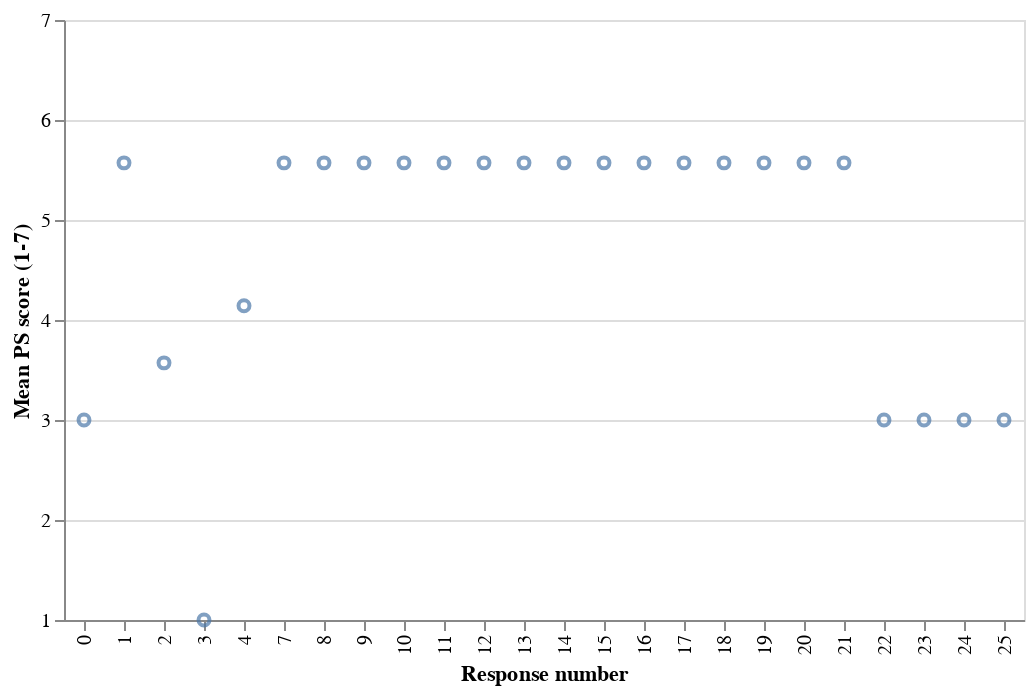

The cell this chart's notebook holds for it:
### Markdown cell above
## Outliers
When analyzing psychological safety, it is important to look at outliers as well as averages: It is important that *everyone* on the team feel psychologically safe - if that is not the case, we cannot consider the environment fully inclusive, nor can we expect it to bring out the best in everyone on the team.


### PS-scores: the distribution
This is the distribution of PS scores (normalized to a 1-7 scale (as opposed to 7-49)).

### Code cell
(def psych-safety-response-stats (get psych-safety-results :response-stats))
;;(render-mime "application/json" psych-safety-response-stats)

(render-mime "application/vnd.vegalite.v3+json" 
             {
                  :$schema "https://vega.github.io/schema/vega-lite/v4.json",
                  :description "Distribution of psych safety scores"
                  :data {:values (map-indexed (fn [i x] (assoc x :index i)) 
                                              (:response-mean-scores psych-safety-response-stats))}
                  :mark "point"
                  :encoding {
                    :y {:field :mean-score :type "quantitative" :scale {:domain [1 7]} :title "Mean PS score (1-7)"}
                    :x {:field :index :type "ordinal" :title "Response number"}
                  }
                })

### Figure 1 — Vega-Lite specification as saved in the notebook (floating-point values rounded to 4 significant figures)
{"$schema": "https://vega.github.io/schema/vega-lite/v4.json", "data": {"values": [{"index": 0, "mean-score": 3, "num-answers": 7, "num-questions": 7}, {"index": 1, "mean-score": 5.571, "num-answers": 7, "num-questions": 7}, {"index": 2, "mean-score": 3.571, "num-answers": 7, "num-questions": 7}, {"index": 3, "mean-score": 1, "num-answers": 7, "num-questions": 7}, {"index": 4, "mean-score": 4.143, "num-answers": 7, "num-questions": 7}, {"index": 5, "mean-score": "NaN", "num-answers": 0, "num-questions": 0}, {"index": 6, "mean-score": "NaN", "num-answers": 0, "num-questions": 0}, {"index": 7, "mean-score": 5.571, "num-answers": 7, "num-questions": 7}, {"index": 8, "mean-score": 5.571, "num-answers": 7, "num-questions": 7}, {"index": 9, "mean-score": 5.571, "num-answers": 7, "num-questions": 7}, {"index": 10, "mean-score": 5.571, "num-answers": 7, "num-questions": 7}, {"index": 11, "mean-score": 5.571, "num-answers": 7, "num-questions": 7}, {"index": 12, "mean-score": 5.571, "num-answers": 7, "num-questions": 7}, {"index": 13, "mean-score": 5.571, "num-answers": 7, "num-questions": 7}, {"index": 14, "mean-score": 5.571, "num-answers": 7, "num-questions": 7}, {"index": 15, "mean-score": 5.571, "num-answers": 7, "num-questions": 7}, {"index": 16, "mean-score": 5.571, "num-answers": 7, "num-questions": 7}, {"index": 17, "mean-score": 5.571, "num-answers": 7, "num-questions": 7}, {"index": 18, "mean-score": 5.571, "num-answers": 7, "num-questions": 7}, {"index": 19, "mean-score": 5.571, "num-answers": 7, "num-questions": 7}, {"index": 20, "mean-score": 5.571, "num-answers": 7, "num-questions": 7}, {"index": 21, "mean-score": 5.571, "num-answers": 7, "num-questions": 7}, {"index": 22, "mean-score": 3, "num-answers": 7, "num-questions": 7}, {"index": 23, "mean-score": 3, "num-answers": 7, "num-questions": 7}, {"index": 24, "mean-score": 3, "num-answers": 7, "num-questions": 7}, {"index": 25, "mean-score": 3, "num-answers": 7, "num-questions": 7}]}, "description": "Distribution of psych safety scores", "encoding": {"x": {"field": "index", "title": "Response number", "type": "ordinal"}, "y": {"field": "mean-score", "scale": {"domain": [1, 7]}, "title": "Mean PS score (1-7)", "type": "quantitative"}}, "mark": "point"}
